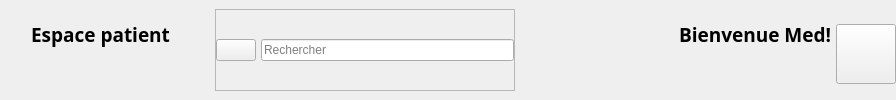
        <widget class="QWidget" name="headerFrame" native="true">
         <property name="sizePolicy">
          <sizepolicy hsizetype="Preferred" vsizetype="Preferred">
           <horstretch>0</horstretch>
           <verstretch>0</verstretch>
          </sizepolicy>
         </property>
         <property name="minimumSize">
          <size>
           <width>0</width>
           <height>0</height>
          </size>
         </property>
         <layout class="QGridLayout" name="gridLayout">
          <property name="leftMargin">
           <number>0</number>
          </property>
          <property name="topMargin">
           <number>0</number>
          </property>
          <property name="rightMargin">
           <number>0</number>
          </property>
          <property name="bottomMargin">
           <number>0</number>
          </property>
          <item row="0" column="0">
           <widget class="QWidget" name="spaceWidget" native="true">
            <property name="minimumSize">
             <size>
              <width>200</width>
              <height>0</height>
             </size>
            </property>
            <widget class="QLabel" name="spaceLbl">
             <property name="geometry">
              <rect>
               <x>0</x>
               <y>0</y>
               <width>201</width>
               <height>69</height>
              </rect>
             </property>
             <property name="font">
              <font>
               <family>Noto Sans</family>
               <pointsize>14</pointsize>
               <weight>75</weight>
               <bold>true</bold>
              </font>
             </property>
             <property name="text">
              <string>Espace patient</string>
             </property>
             <property name="alignment">
              <set>Qt::AlignCenter</set>
             </property>
            </widget>
           </widget>
          </item>
          <item row="0" column="2">
           <widget class="QWidget" name="welcomeWidget" native="true">
            <property name="minimumSize">
             <size>
              <width>300</width>
              <height>0</height>
             </size>
            </property>
            <widget class="QLabel" name="welcomeLbl">
             <property name="geometry">
              <rect>
               <x>0</x>
               <y>0</y>
               <width>301</width>
               <height>69</height>
              </rect>
             </property>
             <property name="minimumSize">
              <size>
               <width>0</width>
               <height>0</height>
              </size>
             </property>
             <property name="font">
              <font>
               <family>Noto Sans</family>
               <pointsize>14</pointsize>
               <weight>75</weight>
               <bold>true</bold>
              </font>
             </property>
             <property name="text">
              <string>Bienvenue Med!</string>
             </property>
             <property name="alignment">
              <set>Qt::AlignRight|Qt::AlignTrailing|Qt::AlignVCenter</set>
             </property>
            </widget>
           </widget>
          </item>
          <item row="0" column="3">
           <widget class="QWidget" name="widget_3" native="true">
            <layout class="QHBoxLayout" name="horizontalLayout_6">
             <property name="spacing">
              <number>0</number>
             </property>
             <property name="leftMargin">
              <number>0</number>
             </property>
             <property name="rightMargin">
              <number>0</number>
             </property>
             <property name="bottomMargin">
              <number>0</number>
             </property>
             <item alignment="Qt::AlignVCenter">
              <widget class="QPushButton" name="accountBtn">
               <property name="minimumSize">
                <size>
                 <width>60</width>
                 <height>60</height>
                </size>
               </property>
               <property name="maximumSize">
                <size>
                 <width>60</width>
                 <height>60</height>
                </size>
               </property>
               <property name="cursor">
                <cursorShape>PointingHandCursor</cursorShape>
               </property>
               <property name="text">
                <string/>
               </property>
               <property name="icon">
                <iconset resource="../resource.qrc">
                 <normaloff>:/users/images/users/man.png</normaloff>:/users/images/users/man.png</iconset>
               </property>
               <property name="iconSize">
                <size>
                 <width>50</width>
                 <height>50</height>
                </size>
               </property>
              </widget>
             </item>
            </layout>
           </widget>
          </item>
          <item row="0" column="1">
           <widget class="QWidget" name="widget_2" native="true">
            <layout class="QHBoxLayout" name="horizontalLayout_4">
             <item>
              <widget class="QFrame" name="searchFrame">
               <property name="minimumSize">
                <size>
                 <width>300</width>
                 <height>0</height>
                </size>
               </property>
               <property name="maximumSize">
                <size>
                 <width>300</width>
                 <height>16777215</height>
                </size>
               </property>
               <property name="frameShape">
                <enum>QFrame::StyledPanel</enum>
               </property>
               <property name="frameShadow">
                <enum>QFrame::Raised</enum>
               </property>
               <layout class="QHBoxLayout" name="horizontalLayout_5">
                <property name="spacing">
                 <number>5</number>
                </property>
                <property name="leftMargin">
                 <number>0</number>
                </property>
                <property name="topMargin">
                 <number>0</number>
                </property>
                <property name="rightMargin">
                 <number>0</number>
                </property>
                <property name="bottomMargin">
                 <number>0</number>
                </property>
                <item alignment="Qt::AlignRight">
                 <widget class="QPushButton" name="pushButton">
                  <property name="cursor">
                   <cursorShape>PointingHandCursor</cursorShape>
                  </property>
                  <property name="text">
                   <string/>
                  </property>
                  <property name="icon">
                   <iconset resource="../resource.qrc">
                    <normaloff>:/icons/icons/others/view.png</normaloff>:/icons/icons/others/view.png</iconset>
                  </property>
                  <property name="iconSize">
                   <size>
                    <width>32</width>
                    <height>32</height>
                   </size>
                  </property>
                 </widget>
                </item>
                <item>
                 <widget class="QLineEdit" name="lineEdit">
                  <property name="placeholderText">
                   <string>Rechercher</string>
                  </property>
                 </widget>
                </item>
               </layout>
              </widget>
             </item>
            </layout>
           </widget>
          </item>
         </layout>
        </widget>
